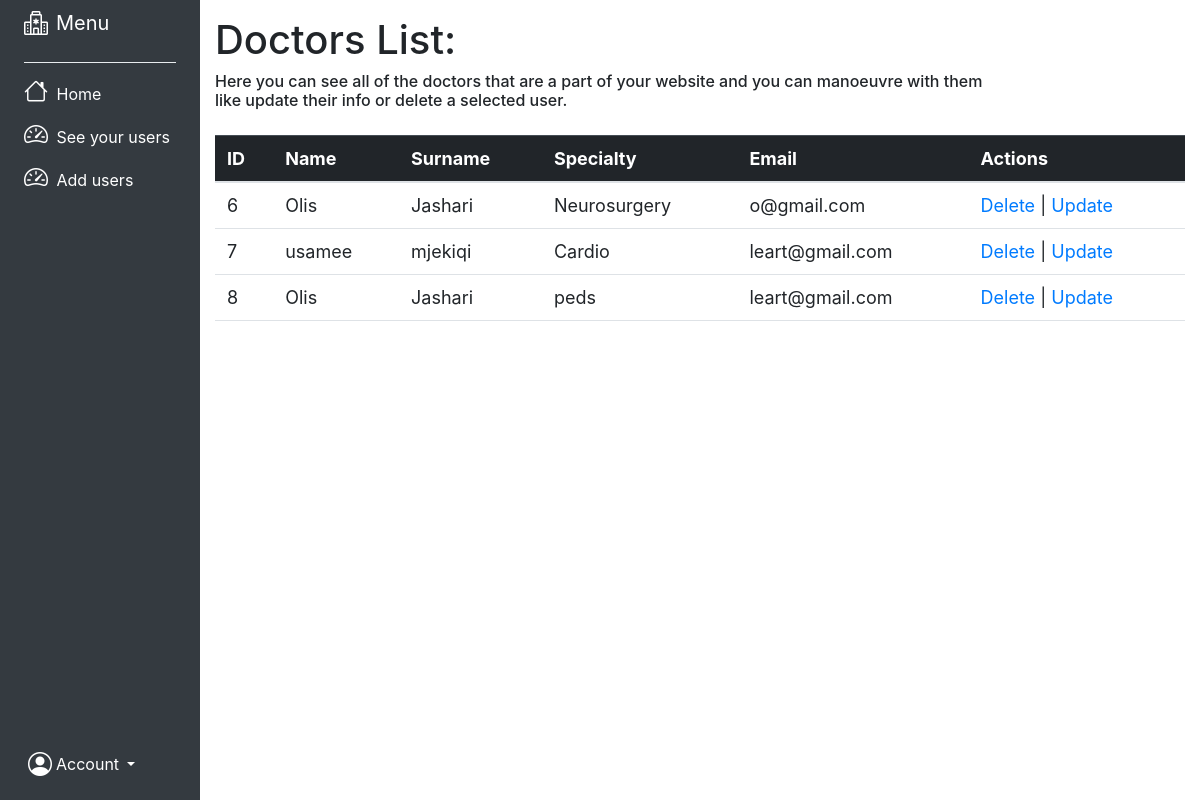
/dashboardD.php, run on an earlier commit of the app's database.
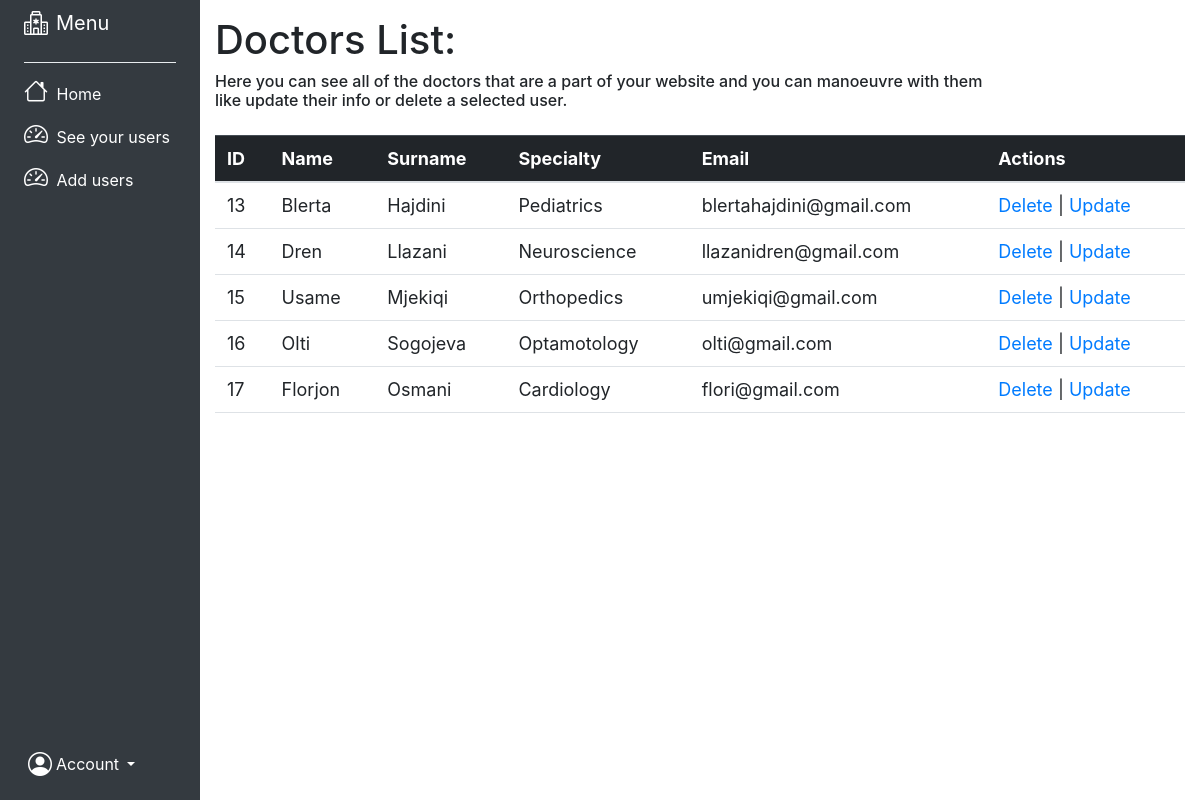
And on a later commit of the database.
### tables this page shows
CREATE TABLE `doctor` (
  `id` int(15) NOT NULL,
  `name` varchar(45) NOT NULL,
  `surname` varchar(45) NOT NULL,
  `username` varchar(45) NOT NULL,
  `email` varchar(35) NOT NULL,
  `password` varchar(25) NOT NULL
);

### dashboardD.php (the view, shortened to what this page needs)
<?php include("header2.php"); ?>
<!DOCTYPE html>
<html lang="en">
<head>
</head>
<body>
<div class="container-fluid">
    <div class="row flex-nowrap">
        <div class="col-auto col-md-3 col-xl-2 px-sm-2 px-0 bg-dark">
            <div class="d-flex flex-column align-items-center align-items-sm-start px-3 pt-2 text-white min-vh-100">
                <a href="/" class="d-flex align-items-center pb-3 mb-md-0 me-md-auto text-white text-decoration-none text-white">
                <i class="fs-4 bi-hospital me-2"></i><span class="fs-5 d-none d-sm-inline">Menu</span>
                </a>
                <hr class="dropdown-divider custom-divider">
                <ul class="nav nav-pills flex-column mb-sm-auto mb-0 align-items-center align-items-sm-start" id="menu">
                    <li class="nav-item">
                        <a href="sidebarA.php" class="nav-link align-middle px-0 text-white">
                            <i class="fs-4 bi-house"></i> <span class="ms-1 d-none d-sm-inline">Home</span>
                        </a>
                    </li>
                    <li>
                        <a href="#submenu2" data-bs-toggle="collapse" class="nav-link px-0 align-middle text-white">
                            <i class="fs-4 bi-speedometer2"></i> <span class="ms-1 d-none d-sm-inline">See your users</span> </a>
                    </li>
                    <li>
                        <a href="#submenu2" data-bs-toggle="collapse" class="nav-link px-0 align-middle text-white">
                            <i class="fs-4 bi-speedometer2"></i> <span class="ms-1 d-none d-sm-inline">Add users</span> </a>
                    </li>
                </ul>
                <div class="dropdown pb-4">
                <a href="#" class="d-flex align-items-center text-white text-decoration-none dropdown-toggle" id="dropdownUser1" data-bs-toggle="dropdown" aria-expanded="false">
                    <i class="fs-4 ms-1 bi-person-circle"></i>
                        <span class="d-none d-sm-inline mx-1">Account</span>
                    </a>
                </div>
            </div>
            </div>
			<div class="col py-3">
			<h1>Doctors List:</h1>
			<h6>Here you can see all of the doctors that are a part of your website and you can manoeuvre with them <br> like update their info or delete a selected user.</h6>
			<?php
		include_once('config.php');
		include('header.php');
		$getUsers = $conn->prepare("SELECT * FROM doctor");
		$getUsers->execute();
		$users = $getUsers->fetchAll();
	 ?>
<table class="table">
	<thead class="table-dark">
		<tr>
			<th>ID</th>
			<th>Name</th>
			<th>Surname</th>
			<th>Specialty</th>
			<th>Email</th>
			<th>Actions</th>
		</tr>
	</thead>
	<tbody>
		<?php foreach ($users as $user): ?>
			<tr>
				<td><?= htmlspecialchars($user['id']) ?></td>
				<td><?= htmlspecialchars($user['name']) ?></td>
				<td><?= htmlspecialchars($user['surname']) ?></td>
				<td><?= htmlspecialchars($user['username']) ?></td>
				<td><?= htmlspecialchars($user['email']) ?></td>
				<td>
					<a href="deleteD.php?id=<?= $user['id'] ?>">Delete</a> |
					<a href="editD.php?id=<?= $user['id'] ?>">Update</a>
				</td>
			</tr>
		<?php endforeach; ?>
	</tbody>
</table>
</div>
</div>
</body>
</html>

### header2.php
<link rel="stylesheet" href="https://cdn.jsdelivr.net/npm/bootstrap-icons@1.11.3/font/bootstrap-icons.min.css">
<link href="https://cdn.jsdelivr.net/npm/bootstrap@5.3.0/dist/css/bootstrap.min.css" rel="stylesheet">

### header.php
<link rel="stylesheet" href="css/bootstrap.css">
<link rel="stylesheet" href="css/main.css">

### css/main.css (style rules this page uses)
html, .login, .signup { height: 100vh; }

### dashboardD.php (style rules this page uses)
.custom-divider { border-top: 0.25px solid gray; width: 100%; }
table { width: 100%; border-collapse: collapse; padding-right: 10px; margin: 25px 0; font-size: 18px; text-align: left; }
th, td { padding: 12px; }
th { background-color: #f2f2f2; }
a { color: #3498db; text-decoration: none; }

What changed in the data, as far as the page shows it:
removed doctor: id "6", name "Olis", surname "Jashari", username "Neurosurgery", email "o@gmail.com"
removed doctor: id "7", name "usamee", surname "mjekiqi", username "Cardio", email "leart@gmail.com"
removed doctor: id "8", name "Olis", surname "Jashari", username "peds", email "leart@gmail.com"
added doctor: id "13", name "Blerta", surname "Hajdini", username "Pediatrics", email "blertahajdini@gmail.com"
added doctor: id "14", name "Dren", surname "Llazani", username "Neuroscience", email "llazanidren@gmail.com"
added doctor: id "15", name "Usame", surname "Mjekiqi", username "Orthopedics", email "umjekiqi@gmail.com"
added doctor: id "16", name "Olti", surname "Sogojeva", username "Optamotology", email "olti@gmail.com"
added doctor: id "17", name "Florjon", surname "Osmani", username "Cardiology", email "flori@gmail.com"
